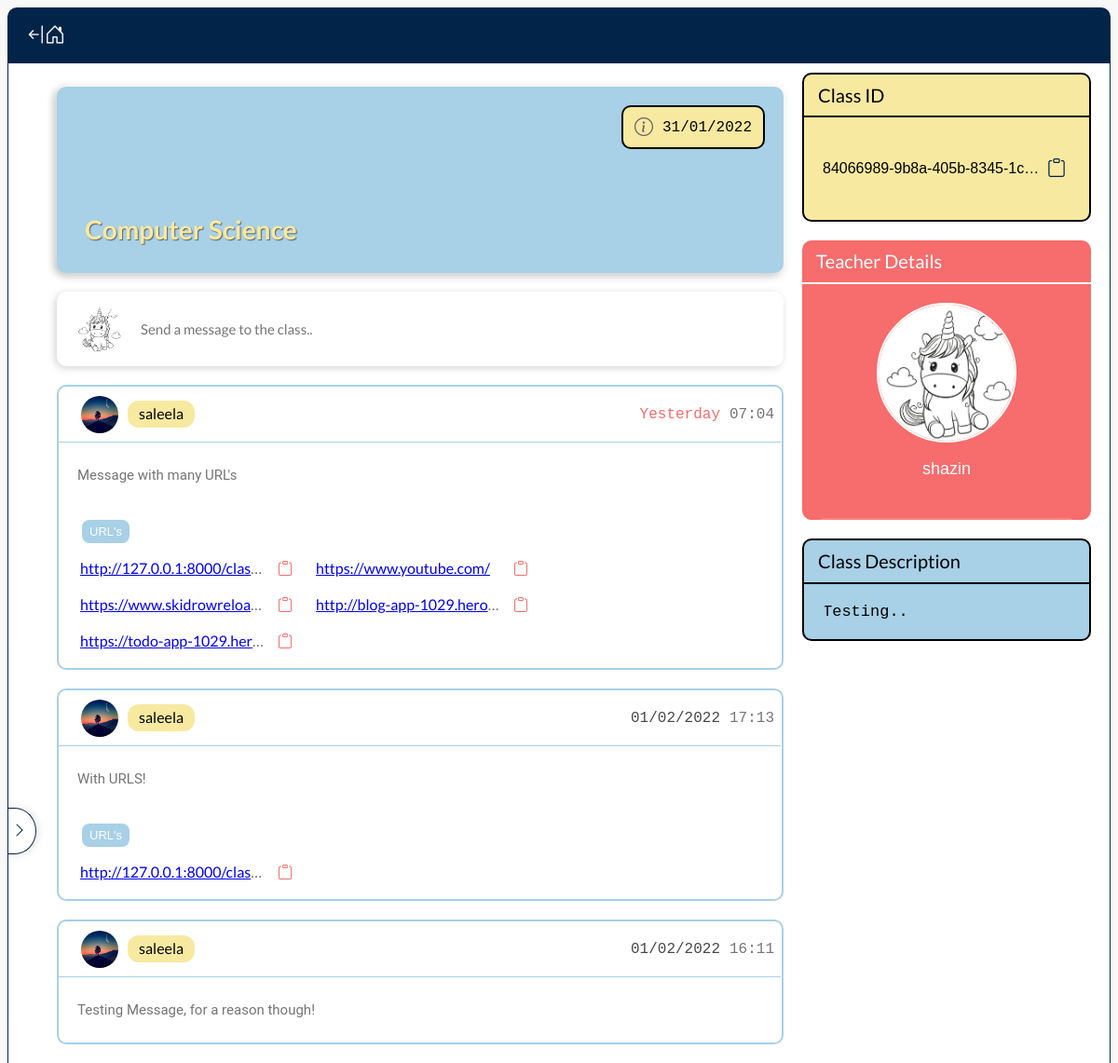
The app's page /class/840669899b8a405b83451c50ae6abf59/ (signed in, upper part), older data.
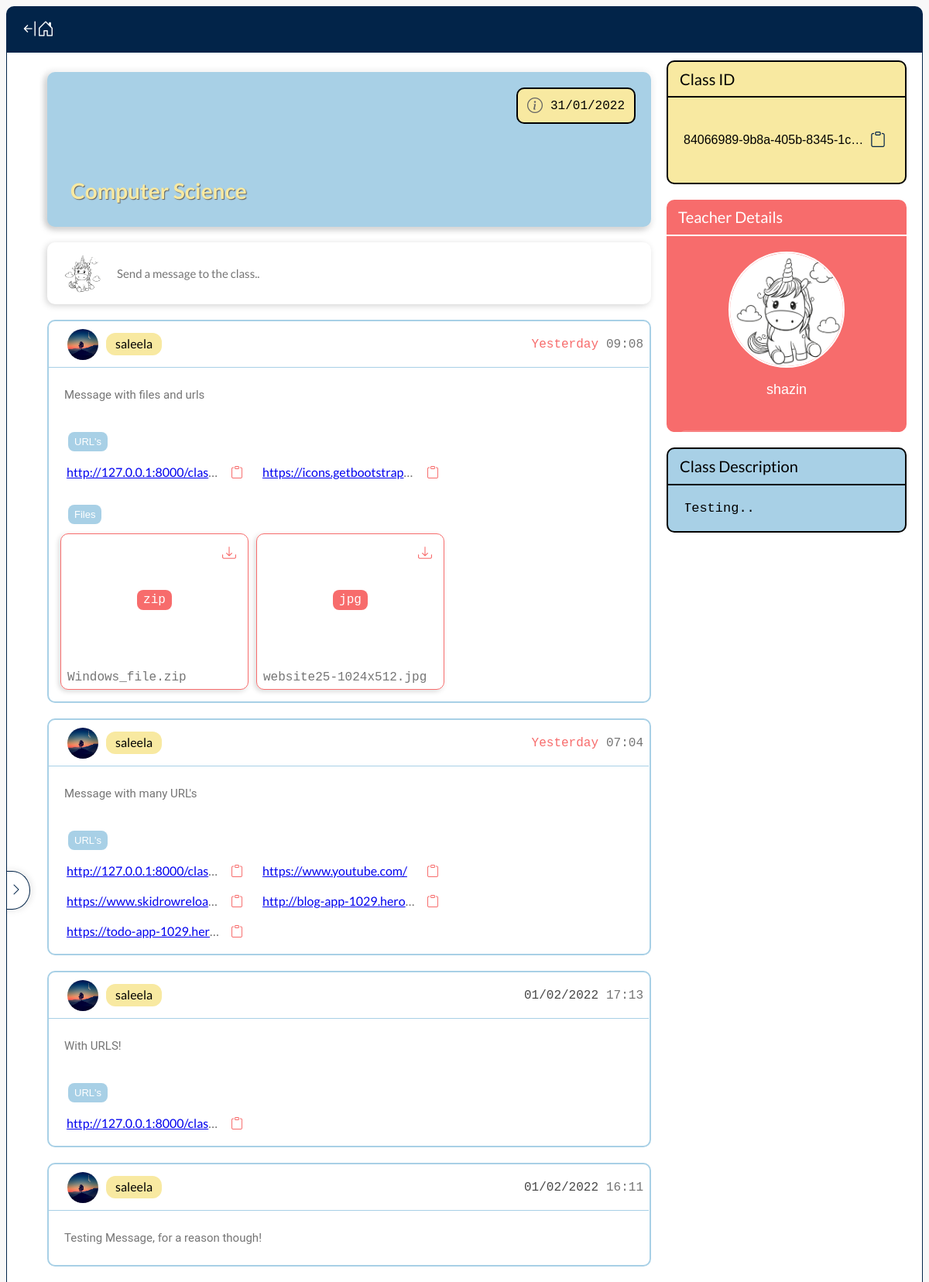
The same page, newer data.
### classmenu/models.py (models this page shows, shortened)
class MessagePublic(models.Model):
    content = models.CharField(max_length=300, blank=False, null=False)
    class_obj = models.ForeignKey(Class, on_delete=models.CASCADE)
    user = models.ForeignKey(CustomUser, on_delete=models.CASCADE)
    files = models.ManyToManyField(File, blank=True)
    urls = models.ManyToManyField(Url, blank=True)
    date = models.DateTimeField(auto_now_add=True)
    @property
    def formatted_date(self):
        from home.backends import check_if_today_or_yesterday
        return check_if_today_or_yesterday(self.date)
    @property
    def time_only(self):
        from home.backends import get_IST_from_UTC, add_zero_to_left
        ISTDate = get_IST_from_UTC(self.date)
        return f'{add_zero_to_left(ISTDate.hour)}:{add_zero_to_left(ISTDate.minute)}'

class Url(models.Model):
    url = models.TextField(blank=False, null=False)

class File(models.Model):
    file = models.FileField(upload_to=get_file_upload_location, max_length=500)
    format = models.CharField(max_length=100, blank=False, null=True)
    location_hint = models.CharField(max_length=10, choices=LOCATION_HINTS, blank=False, null=False)
    class_obj = models.ForeignKey(Class, on_delete=models.CASCADE)
    @property
    def file_name(self):
        return str(self.file).split('/')[-1]
    @property
    def file_location(self):
        return f"/media/{self.file}"

### register/models.py (models this page shows, shortened)
class CustomUser(AbstractBaseUser):
    email = models.EmailField(verbose_name='email', max_length=254, unique=True)
    username = models.CharField(max_length=30, unique=False)
    date_joined = models.DateTimeField(verbose_name='date joined', auto_now_add=True)
    last_login = models.DateTimeField(verbose_name='last login', auto_now=True)
    is_admin = models.BooleanField(default=False)
    is_active = models.BooleanField(default=True)
    is_staff = models.BooleanField(default=False)
    is_superuser = models.BooleanField(default=False)
    account_type = models.CharField(max_length=7, choices=ACCOUNT_TYPES, blank=False, null=False)
    profile_pic = models.ImageField(blank=True, upload_to=get_image_upload_location, default='profile/default.jpg')
    bio = models.TextField(max_length=300, null=True, blank=True)
    is_email_verified = models.BooleanField(default=False)
    image_storage_id = models.UUIDField(default=uuid.uuid4, editable=False)
    objects = CustomUserManager()
    USERNAME_FIELD = 'email'
    REQUIRED_FIELDS = ['username', 'account_type']
    @property
    def profile_pic_path(self):
        return f'/media/{self.profile_pic}'

### classmenu/views.py (the view)
# urls.py: path('<classID>/', ClassMenuView.as_view(), name="class"),
class ClassMenuView(View):
    @classentry_check()
    def get(self, request, classID):
        classObj = Class.objects.get(id=classID)
        return render(request, 'classmenu/class.html', {
            'classObj' : classObj,
            'msgObjects' : classObj.messagepublic_set.all(),
        })

### home/models.py (called while the page is built)
    @property
    def get_url(self):
        return reverse('classmenu:class', kwargs={'classID' : self.id})

    @property
    def get_url_settings(self):
        return reverse('classmenu:settings', kwargs={'classID' : self.id})

    @property
    def formatted_date(self):
        from .backends import check_if_today_or_yesterday
        return check_if_today_or_yesterday(self.date_started)

### templates/classmenu/class.html (shortened to what the changed rows need)
{% extends 'classmenu/base.html' %}
{% load static %}
{% block headextraextra %}
<link rel='stylesheet' href="{% static 'css/classmenu/class.css' %}">
{% endblock headextraextra %}
{% block bodyextra %}
<div class="main-content">
    <div class="item header">
        <h1>{{ classObj.title }}</h1>
    </div>
                        {% include 'blocks/attach-files.html' %}
    <div class="all-messages">
        {% if msgObjects %}
            {% for msgObj in msgObjects %}
                <div class="item recieve-msg">
                    <div class="top-bar">
                        <img src="{{ msgObj.user.profile_pic_path }}">
                        {% if msgObj.user == classObj.teacher %}
                            <div class="sender-name" style="color: white; background-color: var(--tertiary-color);">
                                <i class="bi bi-person-fill"></i>
                        {% else %}
                            <div class="sender-name">
                        {% endif %}
                                <span>{{ msgObj.user.username }}</span>
                            </div>
                        {% if msgObj.formatted_date == 'Today' or msgObj.formatted_date == 'Yesterday' %}
                            <div class="date" style="color: var(--tertiary-color)"><span>{{ msgObj.formatted_date }}</span></div>
                            {% else %}
                            <div class="date" style="color: rgb(71, 71, 71)"><span>{{ msgObj.formatted_date }}</span></div>
                        {% endif %}
                        <div class="time"><span>{{ msgObj.time_only }}</span></div>
                    </div>
                    <div class="content-box">
                        <p>{{ msgObj.content }}</p>
                    </div>
                    {% if msgObj.urls.all %}
                        <div class="url-msg-box">
                            <div class="header-box">
                                <span>URL's</span>
                            </div>
                            <div class="content-box">
                                {% for urlObj in msgObj.urls.all %}
                                    <div class="url-container">
                                        <span><a href="{{ urlObj.url }}" target="_blank">{{ urlObj.url }}</a></span>
                                        <div class="icon-butt" onclick="copyText('{{ urlObj.url }}')">
                                            <i class="bi bi-clipboard"></i>
                                        </div>
                                    </div>
                                {% endfor %}
                            </div>
                        </div>
                        {% endif %}
                        {% if msgObj.files.all %}
                        <div class="file-msg-box">
                            <div class="header-box">
                                <span>Files</span>
                            </div>
                            <div class="content-box">
                                {% for fileObj in msgObj.files.all %}
                                    <div class="file-container">
                                        <div class="download-butt" onclick="downloadFile('{{ fileObj.file_location }}')">
                                            <i class="bi bi-download"></i>
                                        </div>
                                        <div class="format-parent">
                                            <div class="format-box">{{ fileObj.format }}</div>
                                        </div>
                                        <div class="bottom-box"><span>{{ fileObj.file_name }}</span></div>
                                    </div>
                                {% endfor %}
                            </div>
                        </div>
                    {% endif %}
                </div>
            {% endfor %}
        {% endif %}
    </div>
</div>
{% endblock bodyextra %}

Row changes from the older to the newer data that the page shows:
added MessagePublic: user.profile_pic_path (picture), user.username "saleela", formatted_date "Yesterday", time_only "09:08", content "Message with files and urls"
added Url: url "http://127.0.0.1:8000/clas…", shown under "saleela"
added Url: url "https://icons.getbootstrap…", shown under "saleela"
added File: format "zip", file_name "Windows_file.zip"
added File: format "jpg", file_name "website25-1024x512.jpg"
